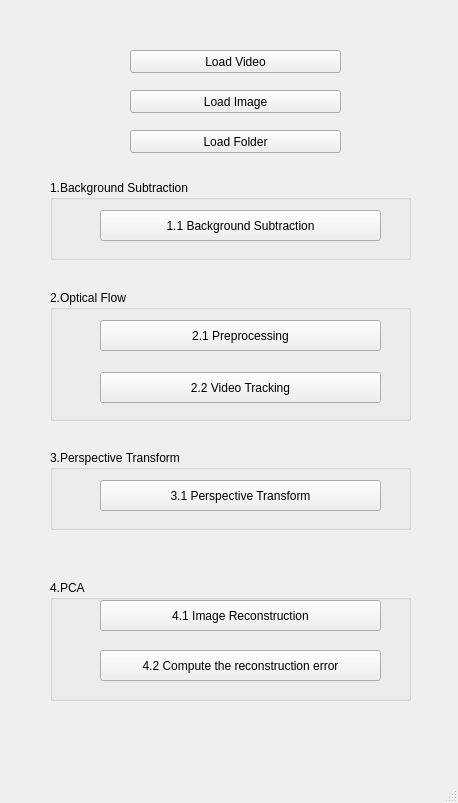
<?xml version="1.0" encoding="UTF-8"?>
<ui version="4.0">
 <class>MainWindow</class>
 <widget class="QMainWindow" name="MainWindow">
  <property name="geometry">
   <rect>
    <x>0</x>
    <y>0</y>
    <width>458</width>
    <height>803</height>
   </rect>
  </property>
  <property name="windowTitle">
   <string>MainWindow</string>
  </property>
  <widget class="QWidget" name="centralwidget">
   <widget class="QPushButton" name="pushButton">
    <property name="geometry">
     <rect>
      <x>130</x>
      <y>50</y>
      <width>211</width>
      <height>23</height>
     </rect>
    </property>
    <property name="text">
     <string>Load Video</string>
    </property>
   </widget>
   <widget class="QPushButton" name="pushButton_2">
    <property name="geometry">
     <rect>
      <x>130</x>
      <y>90</y>
      <width>211</width>
      <height>23</height>
     </rect>
    </property>
    <property name="text">
     <string>Load Image</string>
    </property>
   </widget>
   <widget class="QPushButton" name="pushButton_3">
    <property name="geometry">
     <rect>
      <x>130</x>
      <y>130</y>
      <width>211</width>
      <height>23</height>
     </rect>
    </property>
    <property name="text">
     <string>Load Folder</string>
    </property>
   </widget>
   <widget class="QGroupBox" name="groupBox">
    <property name="geometry">
     <rect>
      <x>50</x>
      <y>180</y>
      <width>361</width>
      <height>80</height>
     </rect>
    </property>
    <property name="title">
     <string>1.Background Subtraction</string>
    </property>
    <widget class="QPushButton" name="pushButton_4">
     <property name="geometry">
      <rect>
       <x>50</x>
       <y>30</y>
       <width>281</width>
       <height>31</height>
      </rect>
     </property>
     <property name="text">
      <string>1.1 Background Subtraction</string>
     </property>
    </widget>
   </widget>
   <widget class="QGroupBox" name="groupBox_2">
    <property name="geometry">
     <rect>
      <x>50</x>
      <y>290</y>
      <width>361</width>
      <height>131</height>
     </rect>
    </property>
    <property name="title">
     <string>2.Optical Flow</string>
    </property>
    <widget class="QPushButton" name="pushButton_5">
     <property name="geometry">
      <rect>
       <x>50</x>
       <y>30</y>
       <width>281</width>
       <height>31</height>
      </rect>
     </property>
     <property name="text">
      <string>2.1 Preprocessing</string>
     </property>
    </widget>
    <widget class="QPushButton" name="pushButton_6">
     <property name="geometry">
      <rect>
       <x>50</x>
       <y>82</y>
       <width>281</width>
       <height>31</height>
      </rect>
     </property>
     <property name="text">
      <string>2.2 Video Tracking</string>
     </property>
    </widget>
   </widget>
   <widget class="QGroupBox" name="groupBox_3">
    <property name="geometry">
     <rect>
      <x>50</x>
      <y>450</y>
      <width>361</width>
      <height>80</height>
     </rect>
    </property>
    <property name="title">
     <string>3.Perspective Transform</string>
    </property>
    <widget class="QPushButton" name="pushButton_7">
     <property name="geometry">
      <rect>
       <x>50</x>
       <y>30</y>
       <width>281</width>
       <height>31</height>
      </rect>
     </property>
     <property name="text">
      <string>3.1 Perspective Transform</string>
     </property>
    </widget>
   </widget>
   <widget class="QGroupBox" name="groupBox_4">
    <property name="geometry">
     <rect>
      <x>50</x>
      <y>580</y>
      <width>361</width>
      <height>121</height>
     </rect>
    </property>
    <property name="title">
     <string>4.PCA</string>
    </property>
    <widget class="QPushButton" name="pushButton_9">
     <property name="geometry">
      <rect>
       <x>50</x>
       <y>70</y>
       <width>281</width>
       <height>31</height>
      </rect>
     </property>
     <property name="text">
      <string>4.2 Compute the reconstruction error</string>
     </property>
    </widget>
    <widget class="QPushButton" name="pushButton_8">
     <property name="geometry">
      <rect>
       <x>50</x>
       <y>20</y>
       <width>281</width>
       <height>31</height>
      </rect>
     </property>
     <property name="text">
      <string>4.1 Image Reconstruction</string>
     </property>
    </widget>
   </widget>
  </widget>
  <widget class="QMenuBar" name="menubar">
   <property name="geometry">
    <rect>
     <x>0</x>
     <y>0</y>
     <width>458</width>
     <height>21</height>
    </rect>
   </property>
  </widget>
  <widget class="QStatusBar" name="statusbar"/>
 </widget>
 <resources/>
 <connections/>
</ui>
